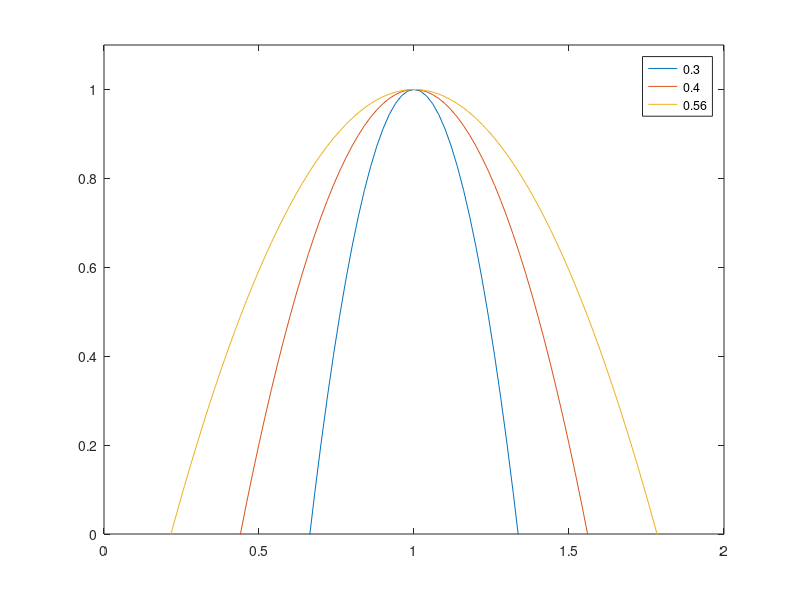

Write MATLAB code to recreate this figure. (Note: this script raises an error after producing the figure.)
opts = [0.56*0.6 0.56 0.56*1.4];
figure;
for i = 1:6

    w = opts(i);

    lf = 0:0.001:0.1;
    lfopt = 0.05;

    part = (lf - lfopt) / (w * lfopt);
    fl = (1.0 - (part.^2) ); 

    %
    %
    if (fl < 0.0)
    fl = 0.0;
    end
    plot(lf ./ lfopt, fl);
    
    hold on;
    ylim([0 1.1])
    legend('0.3', '0.4', '0.56', '0.6', '0.7', '0.8')
end
